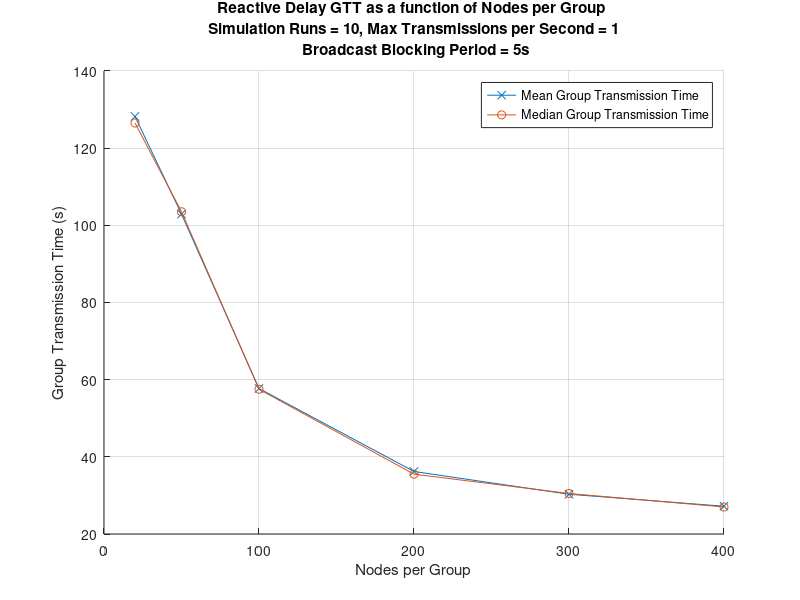
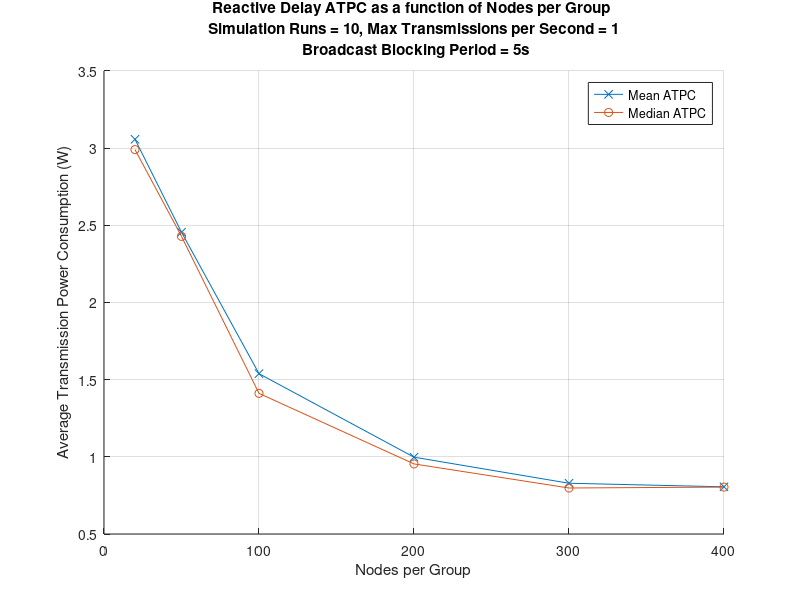
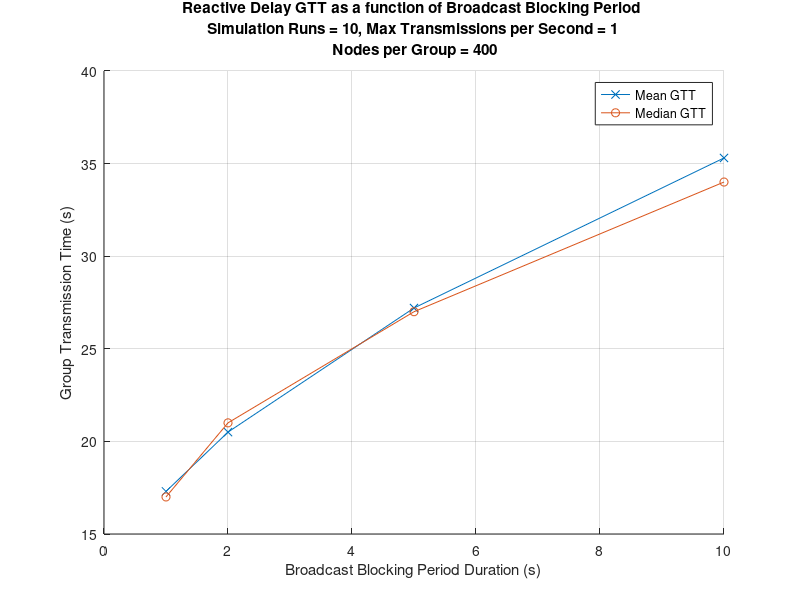
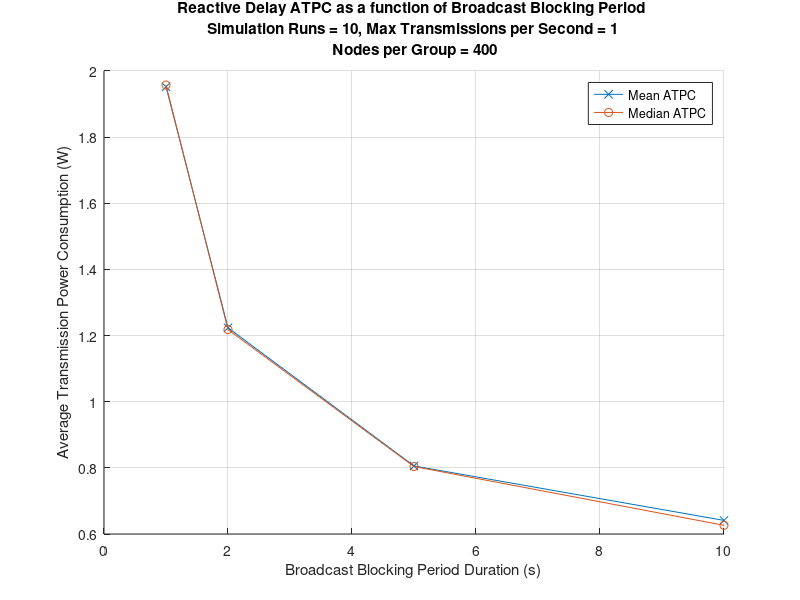

Recreate these plots in MATLAB, in order.
clear
close all

algo = 'Reactive Delay';
number_of_runs = 10;
delay = 5;
transmissions_per_sec = 1;

nodes = [
    20
    50
    100
    200
    300
    400
    ];

mean_GTT = [
    128.2
    102.9000
    57.7000
    36.2000 
    30.3000
    27.2000
    ];

median_GTT = [
    126.5
    103.5
    57.5000
    35.5000
    30.5000
    27
    ];

mean_ATPC = [
    3.0570
    2.4548
    1.5386
    0.9977
    0.8288
    0.8057
    ];

median_ATPC = [
    2.99
    2.4280
    1.4110
    0.9540
    0.7980
    0.8040
    ];

figure(1)
hold on
plot(nodes,mean_GTT,'-x')
plot(nodes,median_GTT,'-o')
hold off
grid on
xlabel('Nodes per Group')
ylabel('Group Transmission Time (s)')
legend('Mean Group Transmission Time', 'Median Group Transmission Time', 'Location', 'best')
str = sprintf('%s GTT as a function of Nodes per Group \n Simulation Runs = %d, Max Transmissions per Second = %d \n Broadcast Blocking Period = %ds',algo,number_of_runs,transmissions_per_sec,delay);
title(str);

figure(2)
hold on
plot(nodes,mean_ATPC,'-x')
plot(nodes,median_ATPC,'-o')
hold off
grid on
xlabel('Nodes per Group')
ylabel('Average Transmission Power Consumption (W)')
legend('Mean ATPC', 'Median ATPC', 'Location', 'best')
str = sprintf('%s ATPC as a function of Nodes per Group \n Simulation Runs = %d, Max Transmissions per Second = %d \n Broadcast Blocking Period = %ds',algo,number_of_runs,transmissions_per_sec,delay);
title(str);

n = 400;

blocking_period = [
    1
    2
    5
    10
    ];

bp1_GTT = [
    16
    18
    18
    17
    19
    16
    18
    17
    17
    17
    ];

bp2_GTT = [
    19
    21
    19
    18
    19
    23
    21
    23
    21
    21
    ];

bp5_GTT = [
    27
    27
    24
    27
    30
    26
    27
    31
    26
    27
    ];

bp10_GTT = [
    34
    34
    37
    40
    37
    33
    34
    36
    34
    34
    ];

bp_mean_GTT = [
    mean(bp1_GTT);
    mean(bp2_GTT);
    mean(bp5_GTT);
    mean(bp10_GTT);
    ];

bp_median_GTT = [
    median(bp1_GTT);
    median(bp2_GTT);
    median(bp5_GTT);
    median(bp10_GTT);
    ];

bp1_ATPC = [
    1.792500
    2.194500
    1.983500
    1.908000
    1.993500
    1.785500
    1.999500
    1.849500
    1.931000
    2.081000
    ];

bp2_ATPC = [
    1.187000
    1.199500
    1.154000
    1.080000
    1.189000
    1.295500
    1.281500
    1.336000
    1.236500
    1.275500
    ];

bp5_ATPC = [
    7.650000e-01
    8.485000e-01
    7.415000e-01
    8.080000e-01
    8.565000e-01
    7.260000e-01
    8.000000e-01
    9.310000e-01
    7.475000e-01
    8.330000e-01
    ];

bp10_ATPC = [
    6.015000e-01
    6.335000e-01
    6.845000e-01
    6.910000e-01
    6.655000e-01
    6.190000e-01
    6.090000e-01
    6.845000e-01
    6.130000e-01
    6.095000e-01
    ];

bp_mean_ATPC = [
    mean(bp1_ATPC);
    mean(bp2_ATPC);
    mean(bp5_ATPC);
    mean(bp10_ATPC);
    ];

bp_median_ATPC = [
    median(bp1_ATPC);
    median(bp2_ATPC);
    median(bp5_ATPC);
    median(bp10_ATPC);
    ];

figure(3)
hold on
plot(blocking_period,bp_mean_GTT,'-x')
plot(blocking_period,bp_median_GTT,'-o')
hold off
grid on
xlabel('Broadcast Blocking Period Duration (s)')
ylabel('Group Transmission Time (s)')
legend('Mean GTT', 'Median GTT', 'Location', 'best')
str = sprintf('%s GTT as a function of Broadcast Blocking Period \n Simulation Runs = %d, Max Transmissions per Second = %d \n Nodes per Group = %d',algo,number_of_runs,transmissions_per_sec,400);
title(str);

figure(4)
hold on
plot(blocking_period,bp_mean_ATPC,'-x')
plot(blocking_period,bp_median_ATPC,'-o')
hold off
grid on
xlabel('Broadcast Blocking Period Duration (s)')
ylabel('Average Transmission Power Consumption (W)')
legend('Mean ATPC', 'Median ATPC', 'Location', 'best')
str = sprintf('%s ATPC as a function of Broadcast Blocking Period \n Simulation Runs = %d, Max Transmissions per Second = %d \n Nodes per Group = %d',algo,number_of_runs,transmissions_per_sec,400);
title(str);
